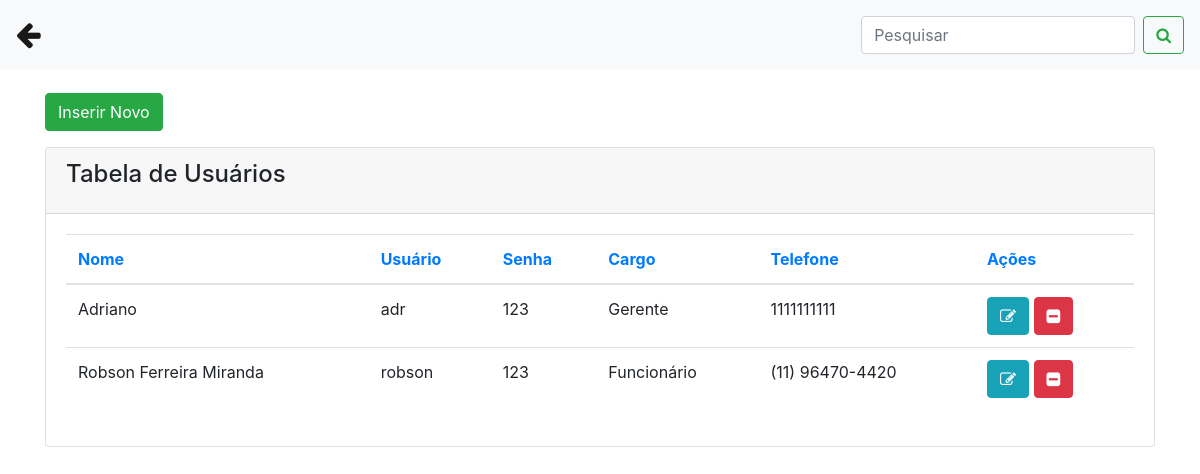
Before: /usuarios.php with the older database file.
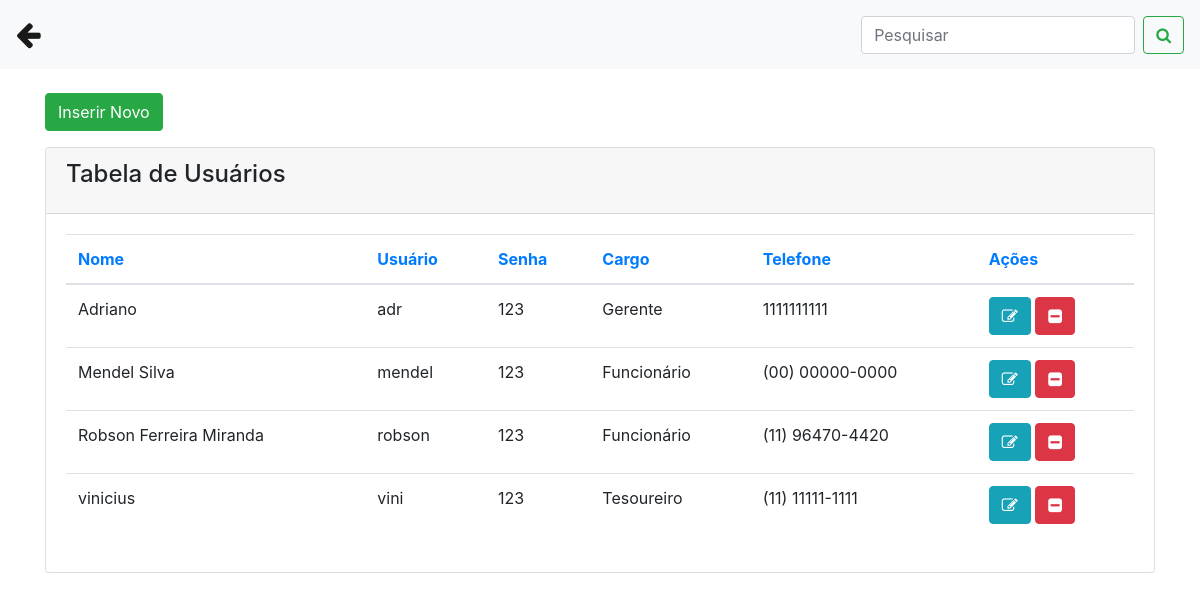
After: the same page with the newer database file.
### tables this page shows
CREATE TABLE `usuarios` (
  `id` int(11) NOT NULL,
  `nome` varchar(50) NOT NULL,
  `usuario` varchar(50) NOT NULL,
  `senha` varchar(100) NOT NULL,
  `cargo` varchar(50) NOT NULL,
  `id_funcionario` int(11) NOT NULL
);

CREATE TABLE `funcionarios` (
  `id` int(11) NOT NULL,
  `nome` varchar(50) NOT NULL,
  `cpf` varchar(50) NOT NULL,
  `telefone` varchar(20) NOT NULL,
  `endereco` varchar(50) NOT NULL,
  `cargo` varchar(50) NOT NULL,
  `data` date NOT NULL
);

### usuarios.php (the view, shortened to what this page needs)
<?php
include('conexao.php');
?>
<!DOCTYPE html>
<html>
<head>
 <link rel="stylesheet" href="https://stackpath.bootstrapcdn.com/bootstrap/4.1.3/css/bootstrap.min.css">
<link rel="stylesheet" href="https://cdnjs.cloudflare.com/ajax/libs/font-awesome/4.7.0/css/font-awesome.min.css">
</head>
<body>
  <nav class="navbar navbar-expand-lg navbar-light bg-light">
  <a class="navbar-brand" href="painel_admin.php"><big><big><i class="fa fa-arrow-left"></i></big></big></a>
  <div class="collapse navbar-collapse" id="conteudoNavbarSuportado">
    <form class="form-inline my-2 my-lg-0">
      <input name="txtpesquisar" class="form-control mr-sm-2" type="search" placeholder="Pesquisar" aria-label="Pesquisar">
      <button name="buttonPesquisar" class="btn btn-outline-success my-2 my-sm-0" type="submit"><i class="fa fa-search"></i></button>
    </form>
  </div>
</nav>
<div class="container">
      <br>
         <div class="row">
           <div class="col-sm-12">
            <button type="button" class="btn btn-success mb-3" data-toggle="modal" data-target="#modalExemplo">Inserir Novo </button>
           </div>
        </div>
          <div class="content">
            <div class="row">
              <div class="col-md-12">
                <div class="card">
                  <div class="card-header">
                    <h4 class="card-title"> Tabela de Usuários</h4>
                  </div>
                  <div class="card-body">
                    <div class="table-responsive">
                      <?php
                        if(isset($_GET['buttonPesquisar']) and $_GET['txtpesquisar'] != ''){
                          $nome = $_GET['txtpesquisar'] . '%';
                           $query = "select u.id, u.nome, u.usuario, u.senha, u.cargo, u.id_funcionario, f.telefone from usuarios as u INNER JOIN funcionarios as f ON u.id_funcionario = f.id where u.nome LIKE '$nome'  order by u.nome asc";
                        }else{
                         $query = "select u.id, u.nome, u.usuario, u.senha, u.cargo, u.id_funcionario, f.telefone from usuarios as u INNER JOIN funcionarios as f ON u.id_funcionario = f.id order by u.nome asc";
                        }
                        $result = mysqli_query($conexao, $query);
                        $row = mysqli_num_rows($result);
                        if($row == ''){
                            echo "<h3> Não existem dados cadastrados no banco </h3>";
                        }else{
                           ?>
                      <table class="table">
                        <thead class=" text-primary">
                          <th>
                            Nome
                          </th>
                          <th>
                            Usuário
                          </th>
                          <th>
                            Senha
                          </th>
                           <th>
                            Cargo
                          </th>
                            <th>
                            Telefone
                          </th>
                            <th>
                            Ações
                          </th>
                        </thead>
                        <tbody>
                         <?php
                          while($res_1 = mysqli_fetch_array($result)){
                            $nome = $res_1["nome"];
                            $telefone = $res_1["telefone"];
                            $senha = $res_1["senha"];
                            $usuario = $res_1["usuario"];
                            $cargo = $res_1["cargo"];
                            $id = $res_1["id"];
                            ?>
                            <tr>
                             <td><?php echo $nome; ?></td>
                             <td><?php echo $usuario; ?></td>
                             <td><?php echo $senha; ?></td>
                             <td><?php echo $cargo; ?></td>
                             <td><?php echo $telefone; ?></td>
                             <td>
                             <a class="btn btn-info" href="usuarios.php?func=edita&id=<?php echo $id; ?>"><i class="fa fa-pencil-square-o"></i></a>
                             <a class="btn btn-danger" href="usuarios.php?func=deleta&id=<?php echo $id; ?>"><i class="fa fa-minus-square"></i></a>
                             </td>
                            </tr>
                            <?php
                              }
                            ?>
                        </tbody>
                      </table>
                          <?php
                              }
                            ?>
                    </div>
                  </div>
                </div>
              </div>
</div>
</body>
</html>

Changed rows visible on the page:
added usuarios: nome "Mendel Silva", usuario "mendel", senha "123", cargo "Funcionário", id_funcionario.telefone "(00) 00000-0000"
added usuarios: nome "vinicius", usuario "vini", senha "123", cargo "Tesoureiro", id_funcionario.telefone "(11) 11111-1111"
